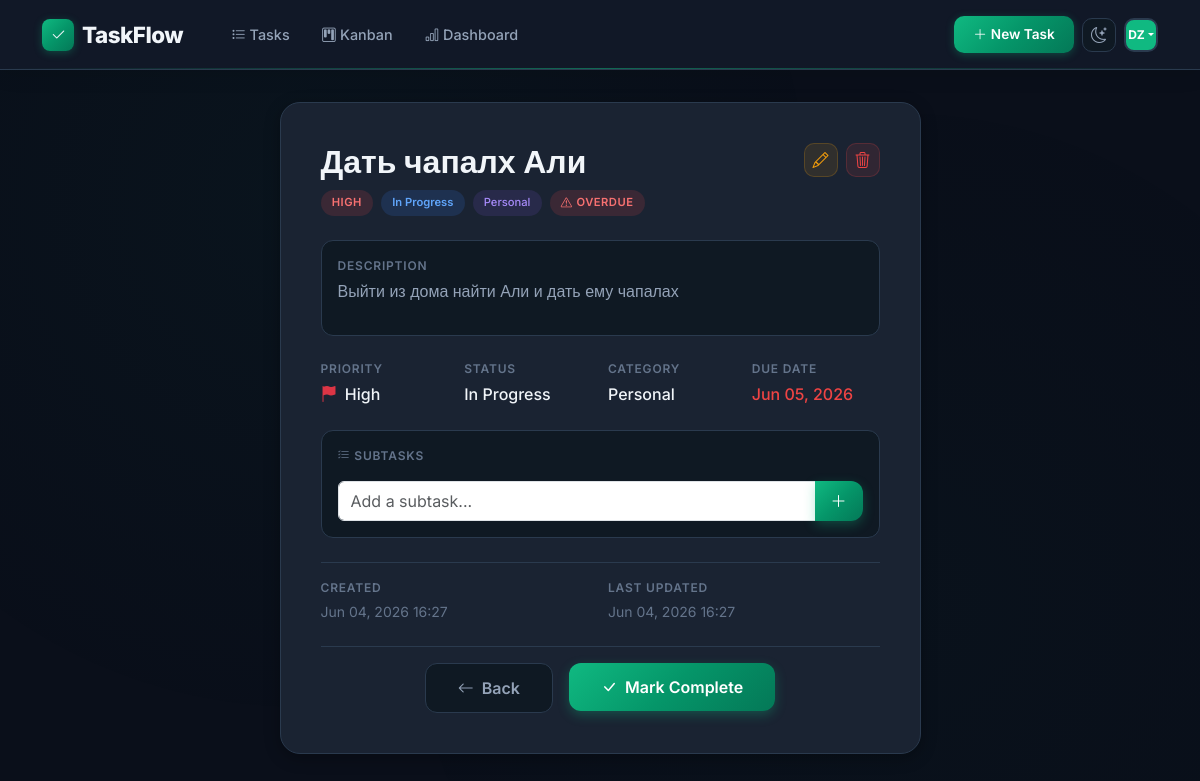
The app's page /task/1/ (signed in), older data.
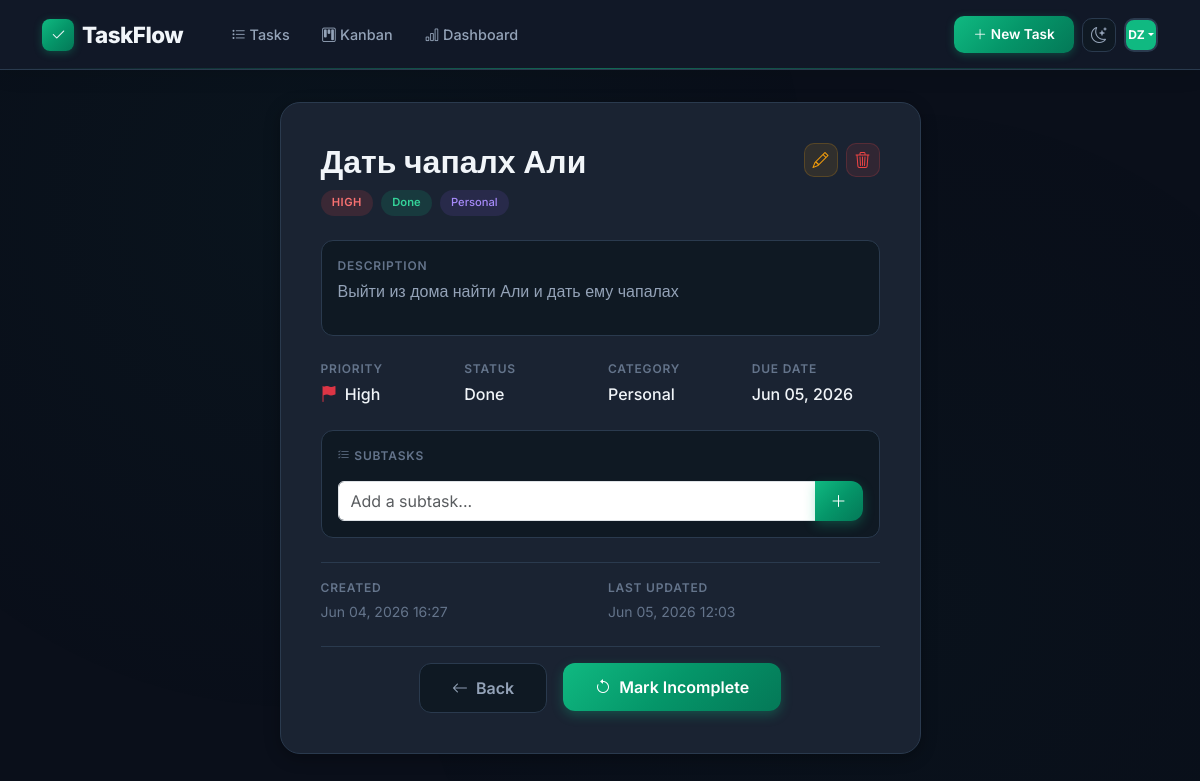
The same page, newer data.
### tasks/models.py (models this page shows, shortened)
class Task(models.Model):
    PRIORITY_CHOICES = [
        ('low', 'Low'),
        ('medium', 'Medium'),
        ('high', 'High'),
    ]
    STATUS_CHOICES = [
        ('todo', 'To Do'),
        ('in_progress', 'In Progress'),
        ('done', 'Done'),
    ]
    CATEGORY_CHOICES = [
        ('work', 'Work'),
        ('personal', 'Personal'),
        ('study', 'Study'),
        ('health', 'Health'),
        ('finance', 'Finance'),
        ('other', 'Other'),
    ]
    user = models.ForeignKey(User, on_delete=models.CASCADE, related_name='tasks')
    title = models.CharField(max_length=200)
    description = models.TextField(blank=True)
    priority = models.CharField(max_length=10, choices=PRIORITY_CHOICES, default='medium')
    status = models.CharField(max_length=15, choices=STATUS_CHOICES, default='todo')
    category = models.CharField(max_length=15, choices=CATEGORY_CHOICES, default='other')
    due_date = models.DateField(null=True, blank=True)
    position = models.IntegerField(default=0)
    created_at = models.DateTimeField(auto_now_add=True)
    updated_at = models.DateTimeField(auto_now=True)
    completed = models.BooleanField(default=False)
    class Meta:
        ordering = ['position', '-created_at']
    @property
    def is_overdue(self):
        if self.due_date and not self.completed:
            return self.due_date < timezone.now().date()
        return False
    @property
    def is_due_soon(self):
        if self.due_date and not self.completed:
            delta = self.due_date - timezone.now().date()
            return 0 <= delta.days <= 2
        return False

### tasks/views.py (the view, shortened to what this page needs)
# urls.py: path('task/<int:pk>/', views.task_detail, name='task_detail'),
@login_required
def task_detail(request, pk):
    task = get_object_or_404(Task, pk=pk, user=request.user)
    subtasks = task.subtasks.all()
    subtask_form = SubTaskForm()
    context = {
        'task': task,
        'subtasks': subtasks,
        'subtask_form': subtask_form,
    }
    return render(request, 'tasks/task_detail.html', context)

### tasks/forms.py
class SubTaskForm(forms.ModelForm):
    class Meta:
        model = SubTask
        fields = ['title']
        widgets = {
            'title': forms.TextInput(attrs={
                'class': 'form-control',
                'placeholder': 'Add a subtask...',
            }),
        }

### tasks/models.py (called while the page is built)
    @property
    def initials(self):
        if self.user.first_name and self.user.last_name:
            return f"{self.user.first_name[0]}{self.user.last_name[0]}".upper()
        return self.user.username[:2].upper()

### templates/tasks/task_detail.html (shortened to what the changed rows need)
{% extends 'base.html' %}
{% block content %}
<div class="row justify-content-center">
    <div class="col-md-8 col-lg-7">
        <div class="detail-card animate-in">
            <div class="d-flex justify-content-between align-items-start mb-4">
                <div>
                    <h2 class="fw-bold mb-2" style="color: var(--text-primary);">{{ task.title }}</h2>
                    <div class="d-flex flex-wrap gap-2">
                        <span class="badge-priority badge-{{ task.priority }}">{{ task.get_priority_display }}</span>
                        <span class="badge-status badge-{{ task.status }}">{{ task.get_status_display }}</span>
                        <span class="badge-category">{{ task.get_category_display }}</span>
                        {% if task.is_overdue %}
                        <span class="badge-priority badge-high"><i class="bi bi-exclamation-triangle me-1"></i>Overdue</span>
                        {% elif task.is_due_soon %}
                        <span class="badge-due-soon"><i class="bi bi-alarm me-1"></i>Due Soon</span>
                        {% endif %}
                    </div>
                </div>
            </div>
            {% if task.description %}
            <div class="mb-4 p-3" style="background: var(--bg-input); border-radius: 12px; border: 1px solid var(--border-color);">
                <div class="detail-label">Description</div>
                <div style="color: var(--text-secondary);">{{ task.description|linebreaks }}</div>
            </div>
            {% endif %}
            <div class="row g-3 mb-4">
                <div class="col-6 col-md-3">
                    <div class="detail-label">Priority</div>
                    <div class="detail-value">
                        <i class="bi bi-flag-fill me-1 {% if task.priority == 'high' %}text-danger{% elif task.priority == 'medium' %}text-warning{% endif %}" ></i>
                        {{ task.get_priority_display }}
                    </div>
                </div>
                <div class="col-6 col-md-3">
                    <div class="detail-label">Status</div>
                    <div class="detail-value">{{ task.get_status_display }}</div>
                </div>
                <div class="col-6 col-md-3">
                    <div class="detail-label">Category</div>
                    <div class="detail-value">{{ task.get_category_display }}</div>
                </div>
                <div class="col-6 col-md-3">
                    <div class="detail-label">Due Date</div>
                    <div class="detail-value {% if task.is_overdue %}{% endif %}" {% if task.is_overdue %}style="color: var(--accent-red);"{% elif task.is_due_soon %}style="color: var(--accent-amber);"{% endif %}>
                        {% if task.due_date %}{{ task.due_date|date:"M d, Y" }}{% else %}<span style="color: var(--text-muted);">Not set</span>{% endif %}
                    </div>
                </div>
            </div>
            <div class="border-top pt-3">
                <div class="row g-3">
                    <div class="col-6">
                        <div class="detail-label">Created</div>
                        <div class="small" style="color: var(--text-muted);">{{ task.created_at|date:"M d, Y H:i" }}</div>
                    </div>
                    <div class="col-6">
                        <div class="detail-label">Last Updated</div>
                        <div class="small" style="color: var(--text-muted);">{{ task.updated_at|date:"M d, Y H:i" }}</div>
                    </div>
                </div>
            </div>
            <div class="d-flex gap-3 justify-content-center mt-4 pt-3 border-top">
                <form method="post" action="{% url 'task_toggle' task.pk %}">
                    <button type="submit" class="btn btn-submit">
                        {% if task.completed %}
                        <i class="bi bi-arrow-counterclockwise me-1"></i> Mark Incomplete
                        {% else %}
                        <i class="bi bi-check-lg me-1"></i> Mark Complete
                        {% endif %}
                    </button>
                </form>
            </div>
        </div>
    </div>
</div>
{% endblock %}

Row changes from the older to the newer data that the page shows:
changed Task "Дать чапалх Али": status "In Progress" → "Done"; completed False → True (drawn); updated_at "Jun 04, 2026 16:27" → "Jun 05, 2026 12:03"
Text that changed along with them:
text no longer shown: "OVERDUE Mark Complete"
text now shown: "Mark Incomplete"
